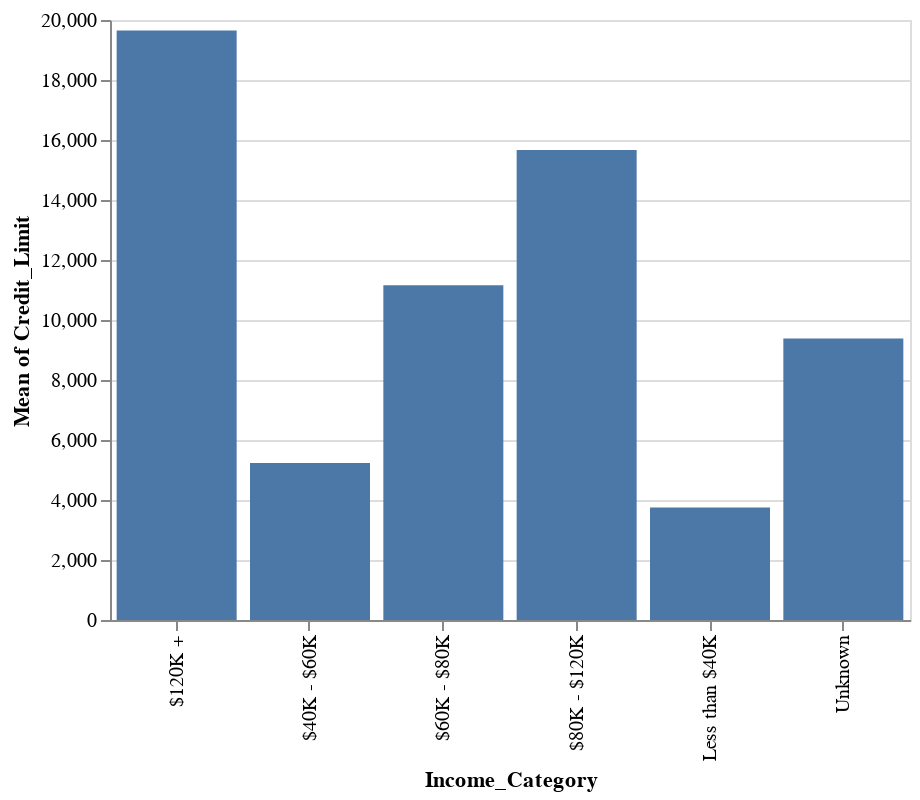

Notebook code for this chart:
### Markdown cell above
## Data Aggregation

altair permite a agregação de dados enquanto cria a visualização. Isso nos salva algumas operações que são tipicamente feitas com a analise de dados e manipulação de bibliotecas como o pandas. 

Por exemplo, nos podemos criar um bar plot que demostra a media do limite de credito para cada income_category

### Code cell
alt.Chart(churn).mark_bar().encode(x='Income_Category', y='mean(Credit_Limit):Q').properties(height=300, width=400)

### Figure 1 — Vega-Lite specification as saved in the notebook (floating-point values rounded to 4 significant figures; data arrays with more than 128 entries replaced by an {"elided": "..."} marker saying what was removed)
{"config": {"view": {"continuousWidth": 400, "continuousHeight": 300}}, "data": {"name": "data-1ae36ebf1d77f80de4689e2d9f8460cb"}, "mark": "bar", "encoding": {"x": {"field": "Income_Category", "type": "nominal"}, "y": {"aggregate": "mean", "field": "Credit_Limit", "type": "quantitative"}}, "height": 300, "width": 400, "$schema": "https://vega.github.io/schema/vega-lite/v4.17.0.json", "datasets": {"data-1ae36ebf1d77f80de4689e2d9f8460cb": {"elided": "5000 records"}}}
